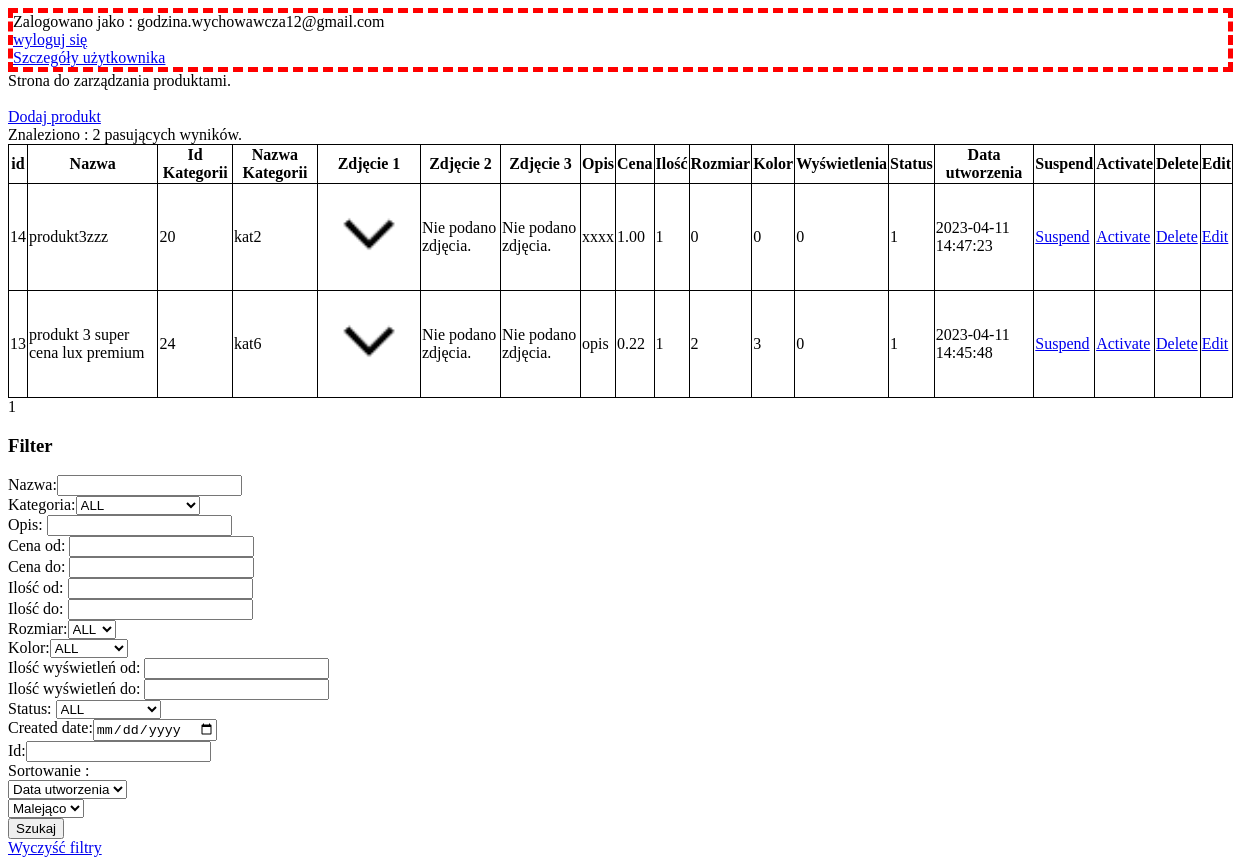
The app's page /dRaczekProjekt/admin/manage/products (signed in), older data.
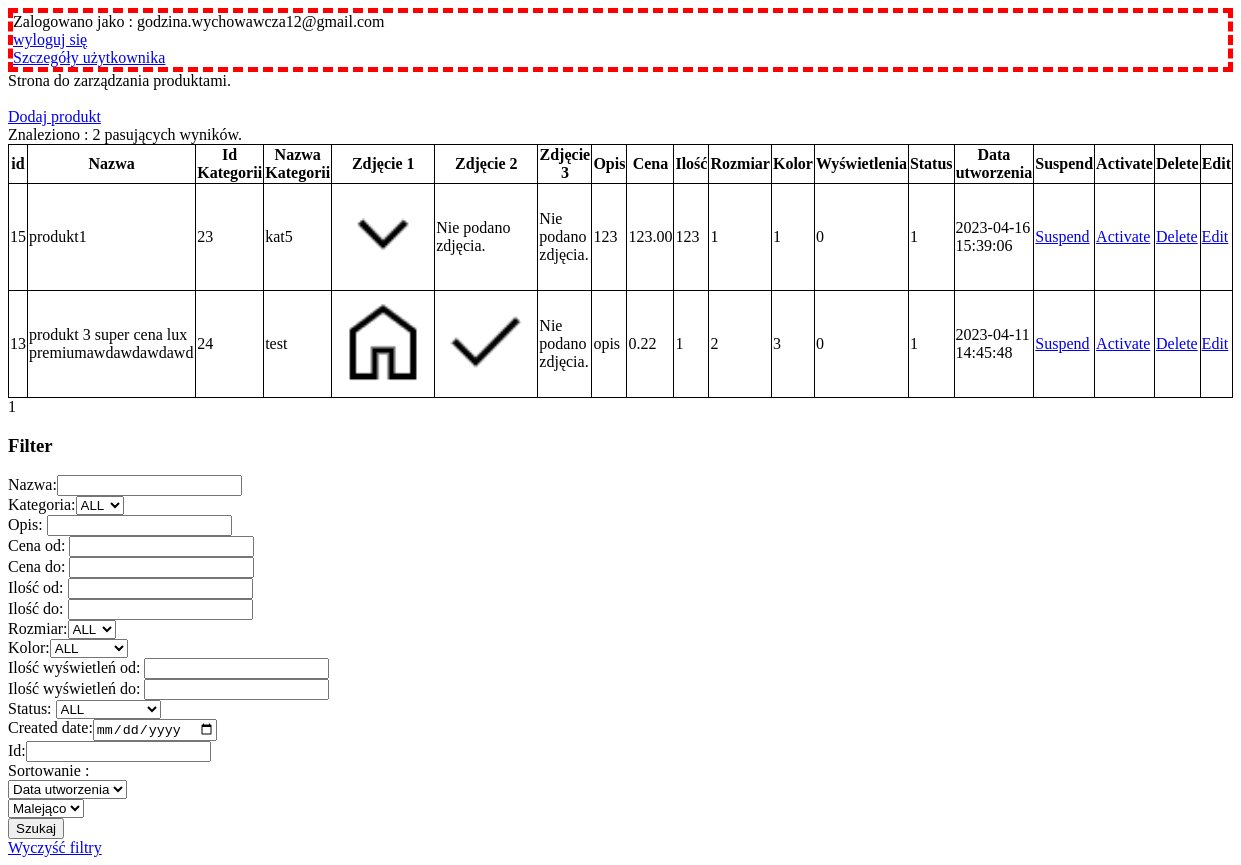
The same page, newer data.
### tables this page shows
CREATE TABLE `products` (
  `id` bigint(20) NOT NULL,
  `name` varchar(255) NOT NULL,
  `category_id` bigint(20) NOT NULL,
  `image_path_1` varchar(255) NOT NULL,
  `image_path_2` varchar(255) DEFAULT NULL,
  `image_path_3` varchar(255) DEFAULT NULL,
  `description` text NOT NULL,
  `price` decimal(10,2) NOT NULL,
  `quantity` bigint(20) NOT NULL,
  `size` varchar(50) NOT NULL,
  `colour` varchar(50) NOT NULL,
  `view_count` bigint(20) NOT NULL,
  `last_modified_date` datetime NOT NULL,
  `user_id_last_modified` bigint(20) NOT NULL,
  `created_date` datetime NOT NULL,
  `user_id_created` bigint(20) NOT NULL,
  `status` tinyint(3) UNSIGNED NOT NULL
);

### MVC/controllers/admin/products/ManageProductsController.php (called while the page is built, shortened)
<?php
include_once("MVC/models/databaseModels/CategoryModel.php");
include_once("MVC/models/databaseModels/AdminProductModel.php");
class ManageProductsController extends AdminProductController{
    public function displayManageProductsPage($pageable = "page=1&size=10"){
        $page = intval($_GET['page']);
        $pageSize = intval($_GET['size']);
        $name = null;
        $categoryId =null;
        $description =null;
        $priceFrom = null;
        $priceTo = null;
        $quantityFrom = null;
        $quantityTo = null;
        $productSize = null;
        $colour = null;
        $viewCountFrom = null;
        $viewCountTo = null;
        $status = null;
        $createdDate = null;
        $orderBy = null;
        $order = null;
        $id=null;
        $AcceptableOrderByArray = array(
            "created_date",
            "id",
            "status",
            "name",
            "categoryId",
            "description",
            "price",
            "quantity",
            "size",
            "colour",
            "view_count",
        );
        if(!in_array($orderBy, $AcceptableOrderByArray)){
            $orderBy = $AcceptableOrderByArray[0];
        }
        $AcceptableOrderArray = array(
            "desc",
            "asc");
        if(!in_array($order, $AcceptableOrderArray)){
            $order = $AcceptableOrderArray[0];
        }
        $firstResult = ($page - 1) * $pageSize;
        $adminProductModel = new AdminProductModel();
        $result = $adminProductModel->searchProducts($firstResult,
                                                    $pageSize,
                                                    $id,
                                                    $name,
                                                    $categoryId,
                                                    $description,
                                                    $priceFrom, $priceTo,
                                                    $quantityFrom, $quantityTo,
                                                    $productSize,
                                                    $colour,
                                                    $viewCountFrom, $viewCountTo,
                                                    $status,
                                                    $createdDate,
                                                    $orderBy,
                                                    $order);
        $resultCount = ($adminProductModel->searchProductsCount($id,
                                                                $name,
                                                                $categoryId,
                                                                $description,
                                                                $priceFrom, $priceTo,
                                                                $quantityFrom, $quantityTo,
                                                                $productSize,
                                                                $colour,
                                                                $viewCountFrom, $viewCountTo,
                                                                $status,
                                                                $createdDate))[0];
        $categoryModel = new CategoryModel();
        $categories = $categoryModel->getCategories();
        include("MVC/views/admin/manageProductsPage.php");
    }
}

### MVC/models/databaseModels/CategoryModel.php (called while the page is built, shortened)
<?php
class CategoryModel{
    public function getCategories(){
        $dbh = include("MVC/models/databaseModels/Database.php");
        $query = "SELECT id, name FROM categories WHERE STATUS = ?";
        $stmt = $dbh->prepare($query);
        $stmt->execute([StatusEnum::ACTIVE]);
        $result = $stmt->fetchAll();
        return $result;
    }
}

### MVC/models/databaseModels/AdminProductModel.php (called while the page is built, shortened)
<?php
class AdminProductModel{
    public function searchProducts( $firstResultIdx,
                                    $pageSIze,
                                    $id=null,
                                    $name=null,
                                    $category_id=null,
                                    $description=null,
                                    $price_from=null, $price_to=null,
                                    $quantity_from=null, $quantity_to=null,
                                    $size=null,
                                    $colour=null,
                                    $viewCount_from=null, $viewCount_to=null,
                                    $status=null,
                                    $createdDate=null,
                                    $orderBy=null,
                                    $order=null){
        $dbh = include("MVC/models/databaseModels/Database.php");
        $query = "SELECT products.id, products.name, category_id, categories.name as category_name, image_path_1, image_path_2, image_path_3, description, price, quantity, size, colour, view_count, products.status, products.created_date FROM products INNER JOIN categories ON categories.id=products.category_id WHERE 1=1";
        if(!empty($orderBy) && !empty($order)){
            $query.=" ORDER BY $orderBy $order ";
        }
        $query.=" LIMIT :firstResult, :pageSize";
        $stmt = $dbh->prepare($query);
        $stmt->bindParam(':firstResult', $firstResultIdx, PDO::PARAM_INT);
        $stmt->bindParam(':pageSize', $pageSIze, PDO::PARAM_INT);
        $stmt->execute();
        return $stmt->fetchAll();
    }
    public function searchProductsCount($id=null,
                                        $name=null,
                                        $category_id=null,
                                        $description=null,
                                        $price_from=null, $price_to=null,
                                        $quantity_from=null, $quantity_to=null,
                                        $size=null,
                                        $colour=null,
                                        $viewCount_from=null, $viewCount_to=null,
                                        $status=null,
                                        $createdDate=null){
        $dbh = include("MVC/models/databaseModels/Database.php");
        $query = "SELECT Count(*) FROM products WHERE 1=1";
        if($status==0 || !empty($status)){
            $query.=" AND `status` LIKE(:status) ";
        }
        $stmt = $dbh->prepare($query);
        if($status==0 || !empty($status)){
            $status = "%$status%";
            $stmt->bindParam(':status', $status, PDO::PARAM_STR);
        }
        $stmt->execute();
        return $stmt->fetch();
    }
}

### MVC/views/admin/manageProductsPage.php (the view, shortened to what the rows shown need)
<!DOCTYPE html>
<html lang="en">
<head>
</head>
<body>
    <div style="border:5px dashed red;">
        <?php
            if(isset($_SESSION['user_id'])){
                echo "Zalogowano jako : ".$_SESSION['user_email']."<br>";
                echo "<a href=\"../logout\">wyloguj się</a><br>";
                echo "<a href=\"../user\">Szczegóły użytkownika</a>";
            }
            else{
                echo "<a href=\"login\">Zaloguj się</a>";
            }
        ?>
    </div>
    Strona do zarządzania produktami.<br>
    <br><a href="/dRaczekProjekt/admin/manage/products/add">Dodaj produkt</a><br>
    <div>
        <?php
                if($result===null || count($result)===0){
                    echo "Nie znalezniono wyników";
                }
                else{
                    echo "Znaleziono : $resultCount pasujących wyników.";
            ?>
        <table>
                <tr>
                    <th>id</th>
                    <th>Nazwa</th>
                    <th>Id Kategorii</th>
                    <th>Nazwa Kategorii</th>
                    <th>Zdjęcie 1</th>
                    <th>Zdjęcie 2</th>
                    <th>Zdjęcie 3</th>
                    <th>Opis</th>
                    <th>Cena</th>
                    <th>Ilość</th>
                    <th>Rozmiar</th>
                    <th>Kolor</th>
                    <th>Wyświetlenia</th>
                    <th>Status</th>
                    <th>Data utworzenia</th>
                    <th>Suspend</th>
                    <th>Activate</th>
                    <th>Delete</th>
                    <th>Edit</th>
                </tr>
                <?php
                    function createCell($value){
                        echo "<td>$value</td>";
                    }
                    foreach($result as $row){
                        echo "<tr>";
                        createCell($row['id']);
                        $imgPath1 = $row['image_path_1'];
                        $imgPath2 = $row['image_path_2'];
                        $imgPath3 = $row['image_path_3'];
                        echo<<<imageCell
                            <td><img src="/dRaczekProjekt/$imgPath1" alt="Pierwsze zdjęcie przypisane do kategorii" width="100" height="100"></td>
                        imageCell;
                        if($imgPath2!=null){
                            echo<<<imageCell
                                <td><img src="/dRaczekProjekt/$imgPath2" alt="Drugie zdjęcie przypisane do kategorii" width="100" height="100"></td>
                            imageCell;}
                        else{
                            echo "<td>Nie podano zdjęcia.</td>";
                        }
                        if($imgPath3!=null){
                            echo<<<imageCell
                                <td><img src="/dRaczekProjekt/$imgPath3" alt="Drugie zdjęcie przypisane do kategorii" width="100" height="100"></td>
                            imageCell;}
                        else{
                            echo "<td>Nie podano zdjęcia.</td>";
                        }
                        echo "<td><a href=\"/dRaczekProjekt/admin/manage/products/suspend/".$row['id']."\">Suspend</a></td>";
                        echo "<td><a href=\"/dRaczekProjekt/admin/manage/products/activate/".$row['id']."\">Activate</a></td>";
                        echo "<td><a href=\"/dRaczekProjekt/admin/manage/products/delete/".$row['id']."\">Delete</a></td>";
                        echo "<td><a href=\"/dRaczekProjekt/admin/manage/products/edit/form/".$row['id']."\">Edit</a></td>";
                        echo "</tr>";
                    }
                ?>
            </table>
            <?php
                    echo $page;
            ?>
            <?php
                }
                echo "<h3>Filter</h3>";
                echo " <form action=\"/dRaczekProjekt/admin/manage/products\" method=\"get\" id=\"filterForm\">"
            ?>
                    Nazwa:<input type="text" name="name" <?php echo "value=\"$name\""; ?>><br>
                    Kategoria:<select name="categoryId">
                        <option value="999">ALL</option>
                    </select><Br>
                    Opis: <input type="text" name="description" value="<?php echo $description;?>"><br>
                    Cena od: <input type="number" name="priceFrom" step="0.01" value="<?php echo $priceFrom?>"><br>
                    Cena do: <input type="number" name="priceTo" step="0.01" value="<?php echo $priceTo?>"><br>
                    Ilość od: <input type="number" name="quantityFrom" value="<?php echo $quantityFrom?>"><br>
                    Ilość do: <input type="number" name="quantityTo" value="<?php echo $quantityTo?>"><br>
                    Rozmiar:<select name="productSize">
                        <option value="999">ALL</option>
                    </select><br>
                    Kolor:<select name="colour">
                        <option value="999">ALL</option>
                    </select><br>
                    Ilość wyświetleń od: <input type="number" name="viewCountFrom" value="<?php echo $viewCountFrom?>"><br>
                    Ilość wyświetleń do: <input type="number" name="viewCountTo" value="<?php echo $viewCountTo?>"><br>
                    Status: <select name="status">
                        <option value="999" <?php if($status==null)echo "selected";?>>ALL</option>
                    </select> <br>
                    Created date:<input type="date" name="createdDate" <?php echo "value=\"$createdDate\""; ?>><br>
                    Id:<input type="text" name="id" <?php echo "value=\"$id\""; ?>><br>
                    Sortowanie : <Br>
                    <select name="orderBy">
                        <option value="created_date" <?php if($orderBy=="created_date")echo "selected";?>>Data utworzenia</option>
                    </select><Br>
                    <select name="order">
                        <option value="desc" <?php if($order=="desc")echo "selected";?>>Malejąco</option>
                    </select><Br>
                    <input type="submit" name="submit" value="Szukaj">
                </form>
                <a href="/dRaczekProjekt/admin/manage/products">Wyczyść filtry</a>
    </div>
</body>
</html>

### router/Router.php (shortened to what the rows shown need)
<?php
class Router {
    function routeRequest($requestUri, $routes) {
        foreach ($routes as $route => $params) {
            $pattern = str_replace(':id', '(\d+)', $route);
            $pattern = str_replace(":token", '([A-Za-z\d]+)', $pattern);
            $pattern = str_replace(":pageableUsers", '\?((page=(\d)+)(&size=(\d)+)((&email=([A-Za-z\d])+)*)((&firstName=([A-Za-z\d])+)*)((&lastName=([A-Za-z\d])+)*)((&status=(\d)+)*)((&createdDate=([\d-])+)*)((&id=(\d)+)*)((&orderBy=([A-Za-z_])+)*)((&order=([A-Za-z])+)*))', $pattern);
            $pattern = str_replace(":pageableCategories", '\?((page=(\d)+)(&size=(\d)+)((&name=([A-Za-z\d])+)*)((&status=(\d)+)*)((&createdDate=([\d-])+)*)((&id=(\d)+)*)((&orderBy=([A-Za-z_])+)*)((&order=([A-Za-z])+)*))', $pattern);
            $pattern = str_replace(":pageableProducts", '\?((page=(\d)+)(&size=(\d)+)((&name=([A-Za-z\d])+)*)((&categoryId=(\d)+)*)((&description=([a-zA-Z0-9.,:;"\'() \n-])+)*)((&priceFrom=(\d+(?:\.\d+)?))*)((&priceTo=(\d+(?:\.\d+)?))*)((&quantityFrom=(\d)+)*)((&quantityTo=(\d)+)*)((&productSize=(\d)+)*)((&colour=(\d)+)*)((&viewCountFrom=(\d)+)*)((&viewCountTo=(\d)+)*)((&status=(\d)+)*)((&createdDate=([\d-])+)*)((&id=(\d)+)*)((&orderBy=([A-Za-z_])+)*)((&order=([A-Za-z])+)*))', $pattern);
            if (preg_match('#^'.$pattern.'$#', $requestUri, $matches)) {
                $controller = new $params['controller']();
                $action = $params['action'];
                $params = array_slice($matches, 1);
                call_user_func_array(array($controller, $action), $params);
                return true;
            }
        }
        return false;
    }
  }

Row changes from the older to the newer data that the page shows:
removed products: id "14 produkt3zzz 20 kat2 xxxx 1.00 1 0 0 0 1 2023-04-11 14:47:23", image_path_1 (picture), shows "Nie podano zdjęcia."
added products: id "15 produkt1 23 kat5 123 123.00 123 1 1 0 1 2023-04-16 15:39:06", image_path_1 (picture), shows "Nie podano zdjęcia."
changed products: id "13 produkt 3 super cena lux premium 24 kat6 opis 0.22 1 2 3 0 1 2023-04-11 14:45:48" → "13 produkt 3 super cena lux premiumawdawdawdawd 24 test opis 0.22 1 2 3 0 1 2023-04-11 14:45:48"; image_path_1: a different picture; image_path_2: picture added
Text that changed along with them:
list line gone: "Nie podano zdjęcia."
